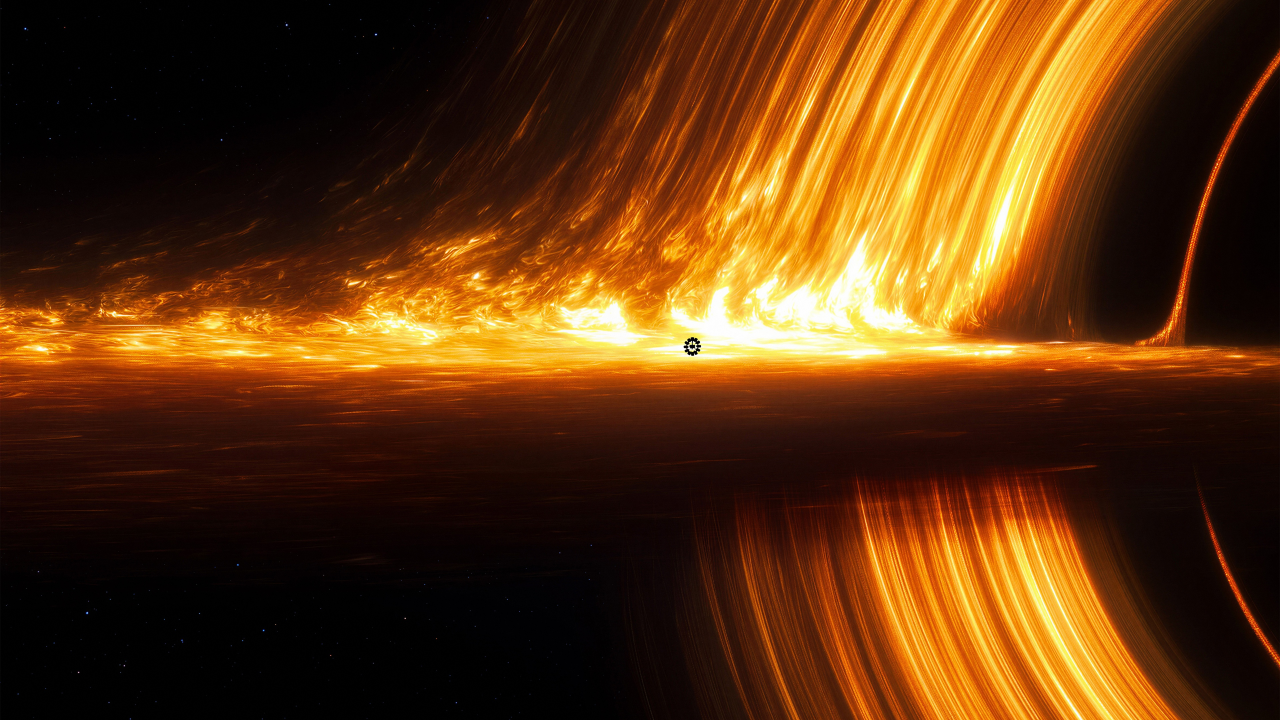
#> input picture openMP/images/4k-image.jpg, 3840 x 2160 px (shown at 1/3 size)
$ python image_processing.py
#> lines starting #> are read from the running program, lines starting #| are printed output that depends on the picture
import cv2
import os

original_path = "../images/4k-image.jpg"
output_dir = "test_images"
os.makedirs(output_dir, exist_ok=True)

img = cv2.imread(original_path)
#> img is the input picture: shape (2160, 3840, 3); mean B, G, R 14.9, 52.6, 93.9

targets = [3840, 1920, 1280, 854, 426, 216]
labels  = ["4k", "1080p", "720p", "480p", "240p", "122p"]

for w, label in zip(targets, labels):
    h = int(img.shape[0] * (w / img.shape[1]))
    resized = cv2.resize(img, (w, h), interpolation=cv2.INTER_LANCZOS4)
    out_path = os.path.join(output_dir, f"test_{label}.jpg")
    cv2.imwrite(out_path, resized)
    print(f"Saved: {out_path} ({w}x{h})")
#> this loop made 6 passes
#> pass 3, `resized = cv2.resize(img, (w, h), interpolation=cv2.INTER_LANCZOS4)`:
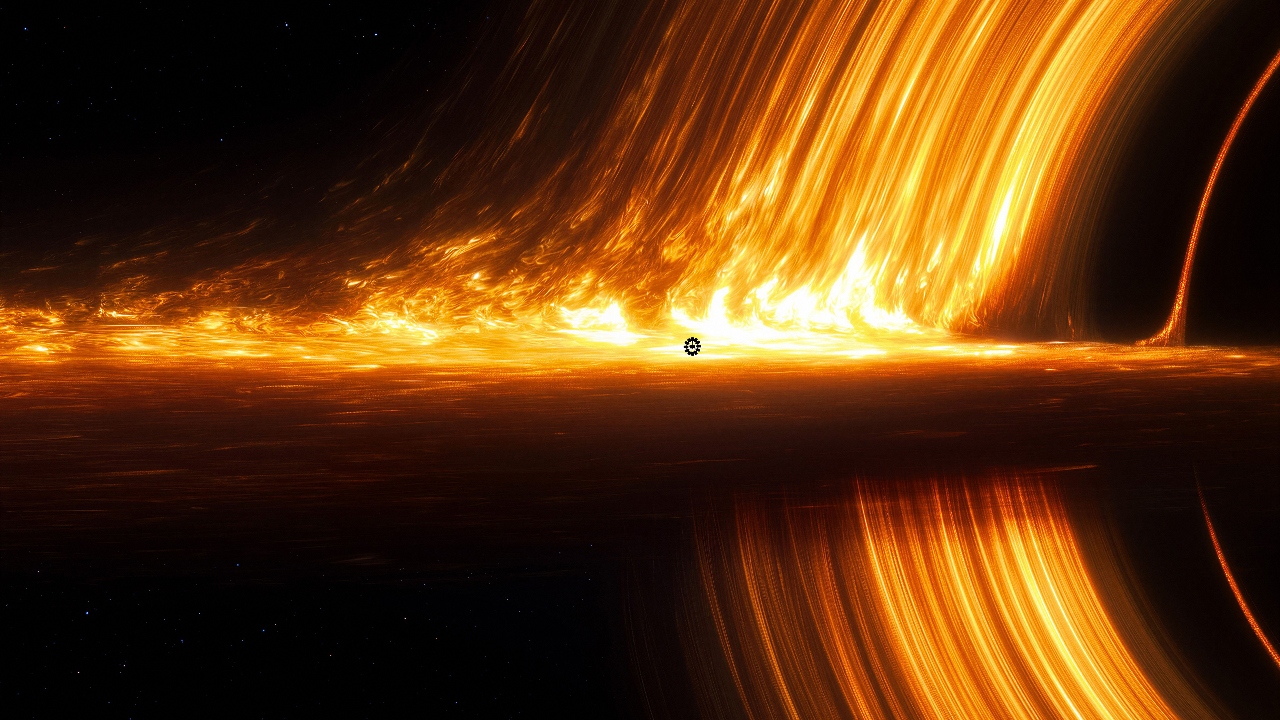
#> resized: shape (720, 1280, 3); mean B, G, R 14.9, 52.7, 93.9

$ run again, with openMP/images/tiger.jpg copied over openMP/images/4k-image.jpg
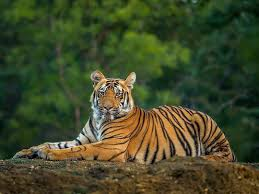
#> input picture openMP/images/tiger.jpg, 259 x 194 px
#> img is the input picture: shape (194, 259, 3); mean B, G, R 41.8, 73.1, 66.1
#> the loop `for w, label in zip(targets, labels):` made 6 passes
#> pass 1, `resized = cv2.resize(img, (w, h), interpolation=cv2.INTER_LANCZOS4)`:
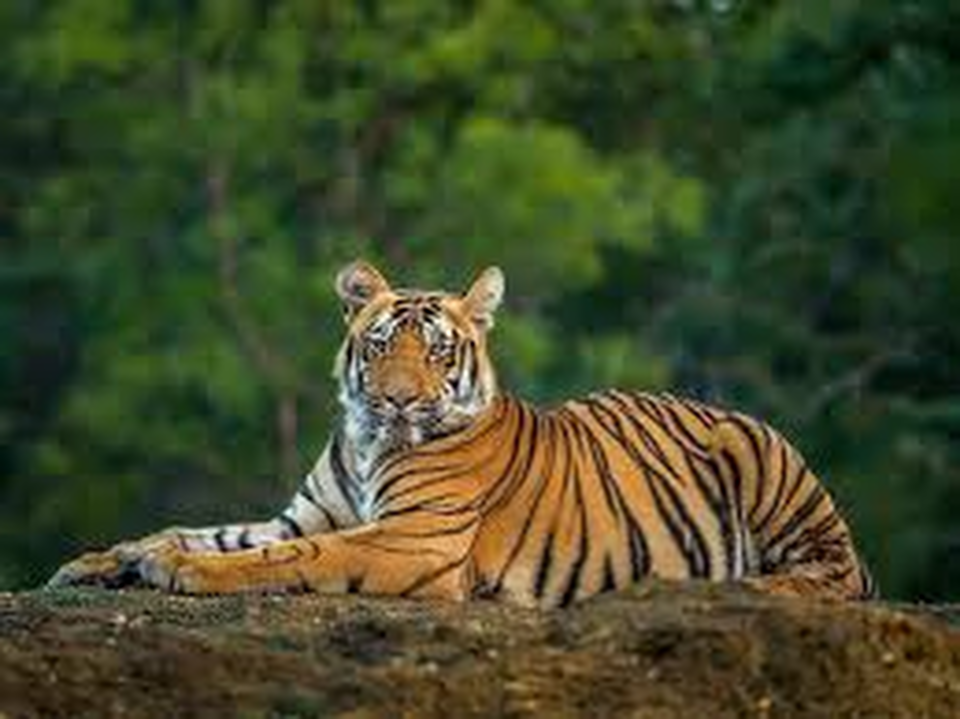
#> resized: shape (2876, 3840, 3) (shown at 1/4 size); mean B, G, R 41.8, 73.1, 66.1
